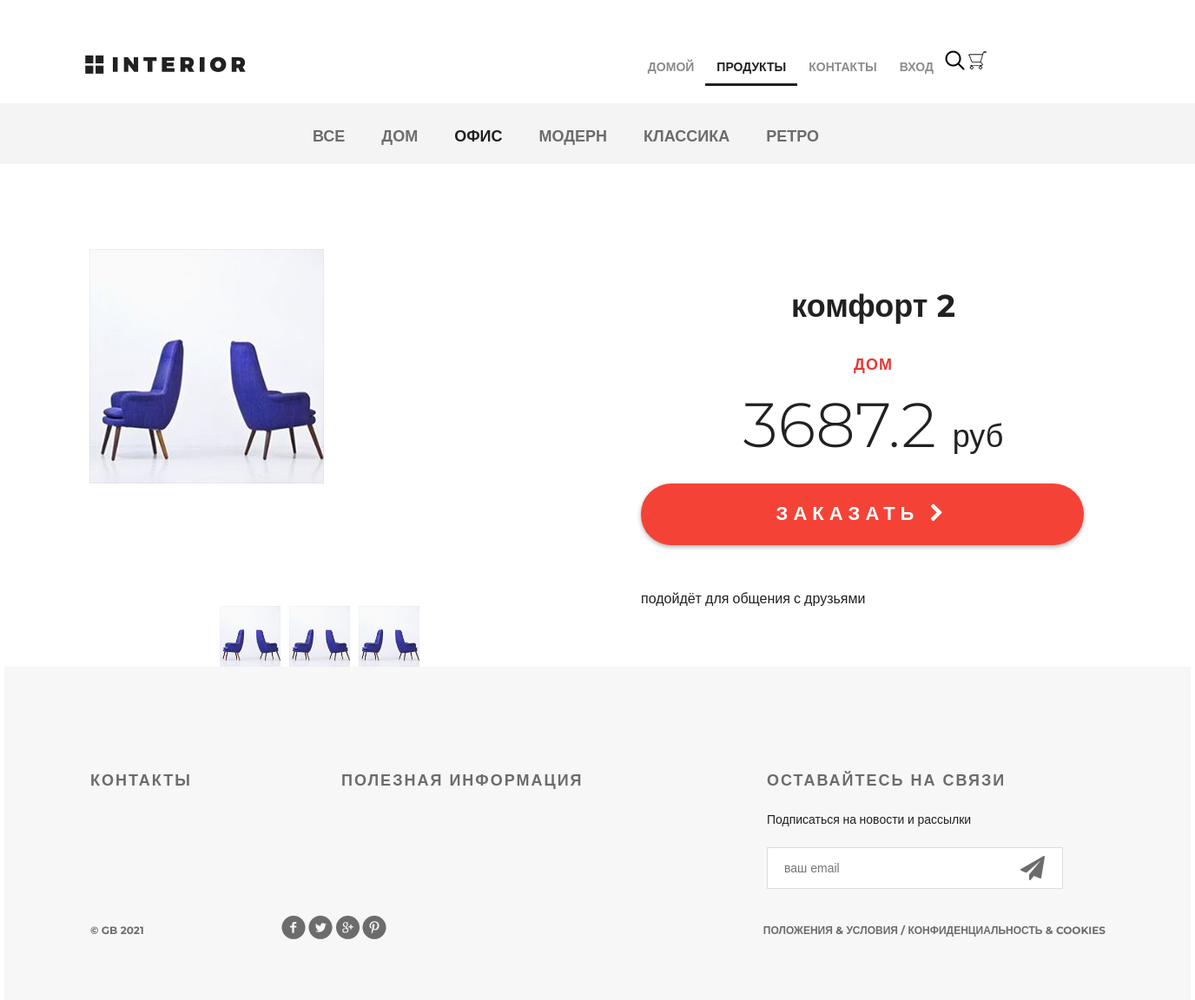
The app's page /products/product/2/ with its own data.
### mainapp/models.py (models this page shows, shortened)
class ProductCategory(models.Model):
    name = models.CharField(max_length=64, unique=True, verbose_name='имя')
    description = models.TextField(verbose_name='описание', blank=True)
    is_active = models.BooleanField(verbose_name='активность', default=True)

class Product(models.Model):
    category = models.ForeignKey(ProductCategory, on_delete=models.CASCADE)
    name = models.CharField(max_length=128, verbose_name='имя')
    image = models.ImageField(upload_to='products_images', blank=True)
    short_desc = models.CharField(max_length=64, verbose_name='краткое описание', blank=True)
    description = models.TextField(blank=True, verbose_name='описание')
    price = models.DecimalField(verbose_name='цена', max_digits=8, decimal_places=2, default=0)
    quantity = models.PositiveSmallIntegerField(verbose_name='количество на складе', default=0)
    is_active = models.BooleanField(verbose_name='активность', default=True)

### mainapp/views.py (the view)
# urls.py: path('product/<int:pk>/', mainapp.product, name='product'),
def product(request, pk):
    title = 'продукт'
    content = {
        'title': title,
        'links_menu': ProductCategory.objects.all(),
        'product': get_object_or_404(Product, pk=pk),
        'basket': get_basket(request.user)
    }
    return render(request, 'mainapp/product.html', content)

### mainapp/views.py (called while the page is built)
def get_basket(user):
    if user.is_authenticated:
        return Basket.objects.filter(user=user)
    return []

### mainapp/templates/mainapp/product.html (shortened to what this page needs)
{% extends 'mainapp/base.html' %}
{% load static %}
{% block menu %}
    <div class="hero-white">
        <div class="header clearfix">
            {% include 'mainapp/includes/inc_menu.html' %}
        </div>
    </div>
    <div class="links clearfix">
        {% include 'mainapp/includes/inc_categories_menu.html' %}
    </div>
{% endblock %}
{% block content %}
    <div class="details">
        <div class="details-products">
            <div class="details-slider">
                <div class="slider-product">
                    <img src="/media/{{ product.image }}" alt="{{ product.short_desc }}">
                </div>
                <div class="slider-control">
                    <div class="block">
                        <a href="#">
                            <img src="/media/{{ product.image }}" alt="вариант 1">
                        </a>
                    </div>
                    <div class="block">
                        <a href="#">
                            <img src="/media/{{ product.image }}" alt="вариант 2">
                        </a>
                    </div>
                    <div class="block">
                        <a href="#">
                            <img src="/media/{{ product.image }}" alt="вариант 3">
                        </a>
                    </div>
                </div>
            </div>
            <div class="description">
                <h3 class="big-bold">{{ product.name }}</h3>
                <br>
                <h3 class="red">{{ product.category.name }}</h3>
                <p class="price">{{ product.price|floatformat:1 }} <span>руб</span></p>
                <a href="{% url 'basket:add' product.pk %}" class="red-button">
                    заказать <i class="fa fa-chevron-right" aria-hidden="true"></i>
                </a>
                <div class="description-text">
                    <p>
                        {{ product.description }}
                    </p>
                </div>
            </div>
        </div>
    </div>
{% endblock %}

### mainapp/templates/mainapp/includes/inc_categories_menu.html
<ul class="links-menu">
    <li>
        <a href="{% url 'mainapp:category' 0 %}" {% if request.resolver_match.kwargs.pk == 0 %}class="active" {% endif %}>
            все
        </a>
    </li>
    {% for link in links_menu %}
        <li>
            <a href="{% url 'mainapp:category' link.pk %}"
               {% if request.resolver_match.kwargs.pk == link.pk %}class="active" {% endif %}>
                {{ link.name }}
            </a>
        </li>
    {% endfor %}
</ul>

### static/css/style.css (style rules this page uses)
* { margin: 0; padding: 0; }
body { font-family: 'Montserrat', sans-serif; }
html, body { height: 100%; }
.slider-control .block a img { width: 70px; }
.clearfix:after { content: ""; display: block; clear: both; }
.big-bold { color: #212121; font-size: 36px; font-weight: 700; text-align: left; margin-bottom: 24px; line-height: 36px; }
.red { text-transform: uppercase; color: #e53935; font-size: 18px; font-weight: 700; text-align: left; letter-spacing: 1px; line-height: 17px; margin-bottom: 22px; }
.hero-white { background-color: #fff; height: 119px; padding-left: 98px; padding-right: 211px; position: relative; }
.links { height: 70px; background-color: #f4f4f4; position: relative; padding-left: 360px; }
.links-menu { margin: 27px auto 0px; position: absolute; }
.links-menu li { float: left; list-style-type: none; padding-right: 42px; }
.links-menu li a { text-decoration: none; color: #6c6c6c; font-size: 18px; font-weight: 700; text-transform: uppercase; }
.links-menu .active { color: #212121; font-size: 18px; font-weight: 700; }
.details-products { padding-left: 98px; padding-right: 98px; margin-top: 98px; height: 551px; }
.details-slider { width: 570px; float: left; margin-right: 30px; }
.slider-product { width: 570px; height: 400px; }
.slider-control { width: 420px; height: 70px; margin: 11px auto 0px; padding-left: 150px }
.slider-control .block { height: 70px; width: 70px; position: relative; float: left; margin-right: 10px; }
.description { width: 535px; float: right; padding-left: 35px }
.description .big-bold { color: #212121; font-size: 36px; font-weight: 700; text-align: center; margin-top: 47px; margin-bottom: 0px; }
.description .red { text-transform: uppercase; color: #e53935; font-size: 18px; font-weight: 700; text-align: center; letter-spacing: 1px; line-height: 17px; margin-top: 23px; margin-bottom: 36px; }
.description .price { color: #212121; font-size: 72px; font-weight: 300; line-height: 48px; text-align: center; }
.description .price span { color: #212121; font-size: 36px; font-weight: 300; line-height: 48px; text-align: center; }
.red-button { display: block; height: 71px; width: 510px; border-radius: 35px; background-color: #f44336; text-align: center; text-transform: uppercase; text-decoration: none; color: #ffffff; font-size: 22px; font-weight: 700; line-height: 24px; box-shadow: 0px 2px 4.85px 0.15px rgba(33, 33, 33, 0.35); line-height: 70px; letter-spacing: 6px; margin-top: 31px; }
.description-text { margin-top: 50px; color: #212121; font-size: 16px; font-weight: 300; line-height: 24px; text-align: left; }
.description-text p { margin-bottom: 0.5em; }

### records on screen
ProductCategory: name "ДОМ"
ProductCategory: name "ОФИС"
ProductCategory: name "МОДЕРН"
ProductCategory: name "КЛАССИКА"
ProductCategory: name "РЕТРО"
Product: image (picture), name "комфорт 2", category.name "ДОМ", price "3687.2", description "подойдёт для общения с друзьями"
